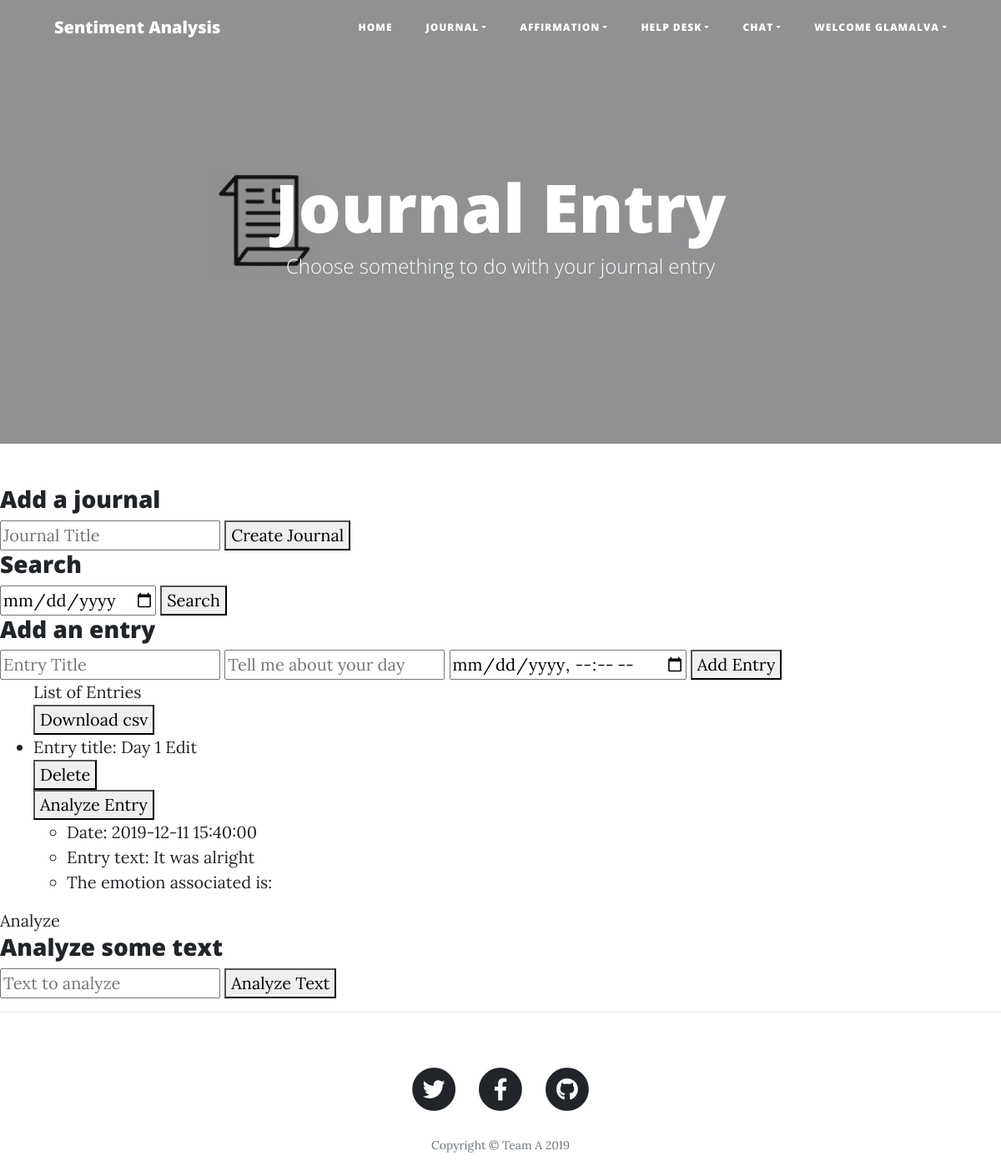
The app's page /journal (signed in) with its own data.
### app/main/models.py (models this page shows, shortened)
class Users(db.Model):
    __tablename__ = "Users"
    id = db.Column(db.Integer, primary_key=True, autoincrement=True)
    Username = db.Column(db.String, unique=True, nullable=False)
    fullname = db.Column(db.String, nullable=False)
    password_hash = db.Column(db.String, nullable=False)
    email = db.Column(db.String, nullable=False)
    register_date = db.Column(db.DateTime, default=datetime.now)
    is_active = db.Column(db.Boolean, default=True)
    userstatus = db.Column(db.String, default = "User")
    journal = db.relationship("Journal", uselist=False, backref='Users')
    @property
    def password(self):
        return 'hashed password'
    @property
    def is_authenticated(self):
        return True

class JournalEntry(db.Model):
    __tablename__ = "JournalEntry"
    EntryID = db.Column(db.Integer, primary_key=True, nullable = False, autoincrement = True)
    EntryTitle = db.Column(db.String)
    EntryText = db.Column(db.String)
    Date_Time = db.Column(db.DateTime, nullable = False)
    EntryEmotion = db.Column(db.String)
    J_ID = db.Column(db.Integer, db.ForeignKey('Journal.JournalID'), nullable = False)

### app/main/routes.py (the view)
@bp.route('/journal', methods = ['GET', 'POST'])
def journal():
    entries = JournalEntry.query.all()
    return render_template('journal.html', journal = journal, entries=entries)

### app/main/models.py (called while the page is built)
@login.user_loader
def load_user(id):
    if isinstance(id, int):
        pass
    elif isinstance(id, int):
        if id.strip().isdigit():
            id = int(id)
        else:
            return
    else:
        return
    return Users.query.get(id)

### app/main/templates/journal.html (shortened to what this page needs)
{% extends 'base.html' %}
{% block header %}
      <header class="masthead" style="background-image: url('/static/img/entry-b.jpg')">
        <div class="overlay"></div>
    <div class="container">
      <div class="row">
        <div class="col-lg-8 col-md-10 mx-auto">
          <div class="site-heading">
            <h1>Journal Entry</h1>
            <span class="subheading">Choose something to do with your journal entry</span>
          </div>
        </div>
      </div>
    </div>
  </header>
{% endblock %}
{% block content %}
<!DOCTYPE html>
<html>
<head>
</head>
<body>
    <h3>Add a journal</h3>
    <form action="{{url_for('main.create_journal')}}" method="post">
        <input type="text" name="title" placeholder="Journal Title">
        <button type="submit"> Create Journal </button>
    </form>
    <h3>Search</h3>
    <form action="{{url_for('main.search')}}" method="get">
        <input type="date" name="date" placeholder="Date">
        <button type="submit"> Search </button>
    </form>
    <div class="journal-entry">
        <h3>Add an entry</h3>
        <form action="{{url_for('main.add', JournalID = 1 )}}" method="POST">
            <input type="text" name="title" placeholder="Entry Title">
            <input type="text" name="entry" placeholder="Tell me about your day">
            <input type="datetime-local" name="date-time" placeholder="datetime-local">
            <button type="submit" action="{{url_for('main.add', JournalID = 1)}}"> Add Entry </button>
        </form>
    </div>
    <ul>List of Entries
        <br/>
        <a href="{{url_for('main.journal_downloadcsv')}}" target="_blank"><button>Download csv</button></a>
        {% for entry in entries %}
        <li>Entry title: {{entry.EntryTitle}} <a type="button"
                href="{{url_for('main.edit' , EntryID = entry.EntryID )}}">Edit </a>
                <form name="formtext" method="DELETE" action="{{url_for('main.delete', EntryID = entry.EntryID)}}">
                    <button type="submit" action="{{url_for('main.delete', EntryID = entry.EntryID)}}">Delete</button>
                </form>
            <form name="analyze" method="POST" action="{{url_for('main.analyze_entry', EntryID = entry.EntryID)}}">
                <button type="submit" action="{{url_for('main.analyze_entry', EntryID = entry.EntryID)}}">Analyze Entry</button>
            </form>
        </li>
        <ul>
            <li>Date: {{entry.Date_Time}} </li>
            <li>Entry text: {{entry.EntryText}} </li>
            <li>The emotion associated is: {{entry.EntryEmotion}}</li>
        </ul>
        {% endfor %}
    </ul>
    <a type = "button" href = "{{url_for('main.analyze_text')}}">Analyze</a>
    <div class="journal-entry">
        <h3>Analyze some text</h3>
        <form action="{{url_for('main.analyze_text')}}" method="post">
            <input type="text" name="entry" placeholder="Text to analyze">
            <button type="submit" action = "{{url_for('main.analyze_text')}}"> Analyze Text </button>
        </form>
    </div>
</body>
{% endblock content %}

### app/main/templates/base.html (shortened to what this page needs)
<!DOCTYPE html>
<html lang="en">
<head>
  <link href="/static/vendor/bootstrap/css/bootstrap.min.css" rel="stylesheet">
  <link href="/static/vendor/fontawesome-free/css/all.min.css" rel="stylesheet" type="text/css">
    <link rel="stylesheet" href="/static/vendor/fontawesome-free/css/all.min.css">
  <link href="/static/css/clean-blog.min.css" rel="stylesheet">
</head>
<body>
  <nav class="navbar navbar-expand-lg navbar-light fixed-top" id="mainNav">
    <div class="container">
      <a class="navbar-brand" href="">Sentiment Analysis</a>
      <div class="collapse navbar-collapse" id="navbarResponsive">
        <ul class="navbar-nav ml-auto">
          <li class="nav-item">
            <a class="nav-link" href="{{ url_for('main.index') }}">Home</a>
          </li>
          <li class="nav-item dropdown">
            <a class="nav-link dropdown-toggle" href="#" id="navbarDropdown" role="button" data-toggle="dropdown" aria-haspopup="true" aria-expanded="false">
              Journal</a>
          <li class="nav-item dropdown">
          <a class="nav-link dropdown-toggle" href="#" id="navbarDropdown" role="button" data-toggle="dropdown" aria-haspopup="true" aria-expanded="false">
              Affirmation</a>
          </li>
          <li class="nav-item dropdown">
          <a class="nav-link dropdown-toggle" href="#" id="navbarDropdown" role="button" data-toggle="dropdown" aria-haspopup="true" aria-expanded="false">
              Help Desk</a>
          </li>
          <li class="nav-item dropdown">
          <a class="nav-link dropdown-toggle" href="#" id="navbarDropdown" role="button" data-toggle="dropdown" aria-haspopup="true" aria-expanded="false">
              Chat</a>
          </li>
            {% if current_user.is_authenticated %}
            <li class="nav-item dropdown">
            <a class="nav-link dropdown-toggle" href="#" id="navbarDropdown-user" role="button" data-toggle="dropdown" aria-haspopup="true" aria-expanded="false">
               Welcome {{ current_user.Username }}</a>
              </li>
            {% else %}
            <li class="nav-item">
            <a class="nav-link" href="{{ url_for('main.login') }}">Login</a>
          </li>
            {% endif %}
        </ul>
      </div>
    </div>
  </nav>
  {% block header%}{% endblock header %}
  {% block content %}{% endblock %}
  <hr>
  <footer>
    <div class="container">
      <div class="row">
        <div class="col-lg-8 col-md-10 mx-auto">
          <ul class="list-inline text-center">
            <li class="list-inline-item">
              <a href="#">
                <span class="fa-stack fa-lg">
                  <i class="fas fa-circle fa-stack-2x"></i>
                  <i class="fab fa-twitter fa-stack-1x fa-inverse"></i>
                </span>
              </a>
            </li>
            <li class="list-inline-item">
              <a href="#">
                <span class="fa-stack fa-lg">
                  <i class="fas fa-circle fa-stack-2x"></i>
                  <i class="fab fa-facebook-f fa-stack-1x fa-inverse"></i>
                </span>
              </a>
            </li>
            <li class="list-inline-item">
              <a href="#">
                <span class="fa-stack fa-lg">
                  <i class="fas fa-circle fa-stack-2x"></i>
                  <i class="fab fa-github fa-stack-1x fa-inverse"></i>
                </span>
              </a>
            </li>
          </ul>
          <p class="copyright text-muted">Copyright &copy; Team A 2019</p>
        </div>
      </div>
    </div>
  </footer>
</body>
</html>

### records on screen
Users: Username "GLAMALVA"
JournalEntry: EntryTitle "Day 1", Date_Time "2019-12-11 15:40:00", EntryText "It was alright"
